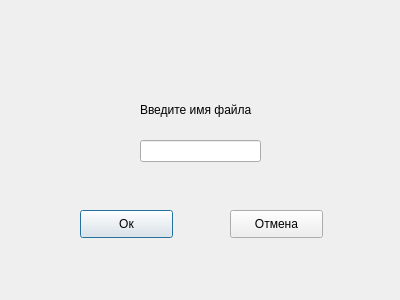
<?xml version="1.0" encoding="UTF-8"?>
<ui version="4.0">
 <class>input</class>
 <widget class="QDialog" name="input">
  <property name="geometry">
   <rect>
    <x>0</x>
    <y>0</y>
    <width>400</width>
    <height>300</height>
   </rect>
  </property>
  <property name="windowTitle">
   <string>Dialog</string>
  </property>
  <widget class="QPushButton" name="pushButton">
   <property name="geometry">
    <rect>
     <x>80</x>
     <y>210</y>
     <width>93</width>
     <height>28</height>
    </rect>
   </property>
   <property name="text">
    <string>Ок</string>
   </property>
  </widget>
  <widget class="QPushButton" name="pushButton_2">
   <property name="geometry">
    <rect>
     <x>230</x>
     <y>210</y>
     <width>93</width>
     <height>28</height>
    </rect>
   </property>
   <property name="text">
    <string>Отмена</string>
   </property>
  </widget>
  <widget class="QLabel" name="label">
   <property name="geometry">
    <rect>
     <x>140</x>
     <y>100</y>
     <width>131</width>
     <height>20</height>
    </rect>
   </property>
   <property name="text">
    <string>Введите имя файла</string>
   </property>
  </widget>
  <widget class="QLineEdit" name="lineEdit">
   <property name="geometry">
    <rect>
     <x>140</x>
     <y>140</y>
     <width>121</width>
     <height>22</height>
    </rect>
   </property>
  </widget>
 </widget>
 <resources/>
 <connections/>
</ui>
